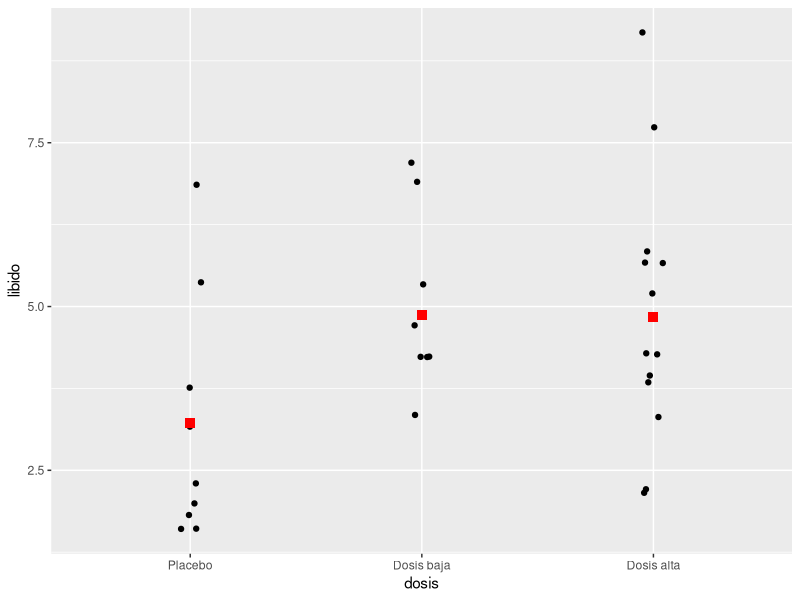
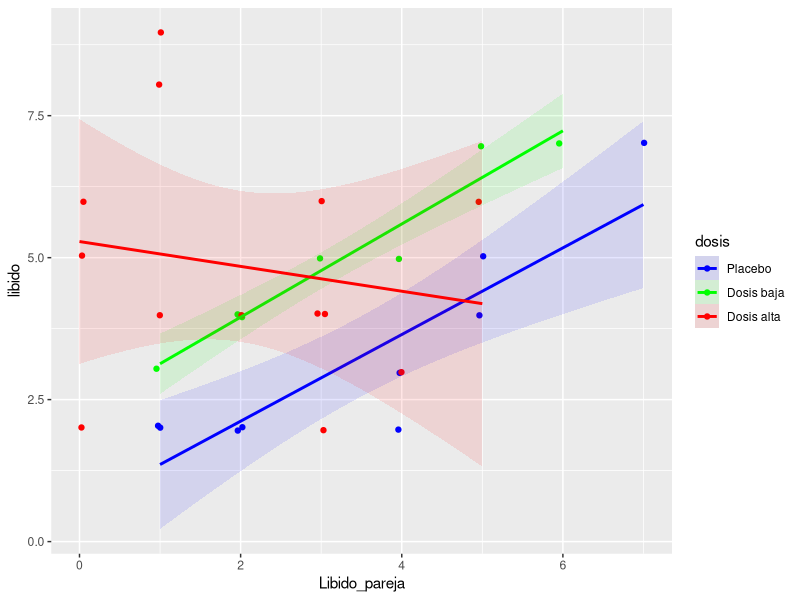
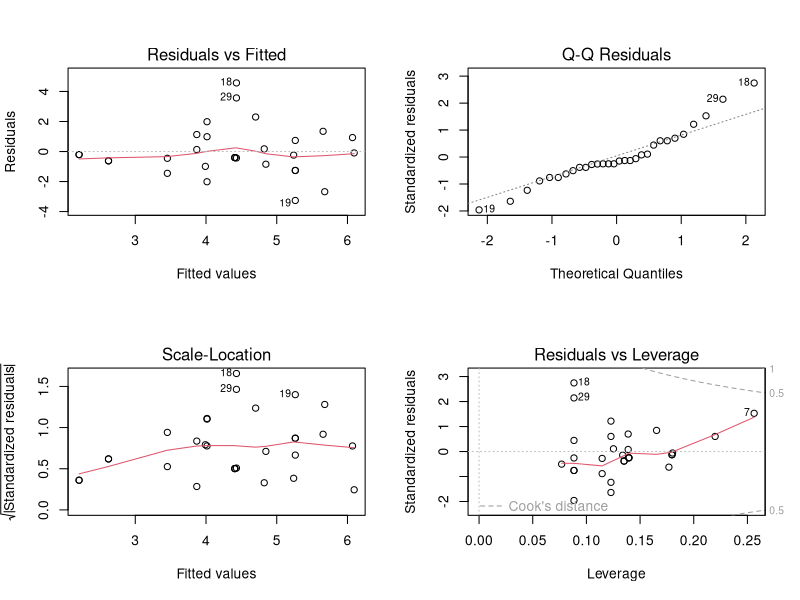
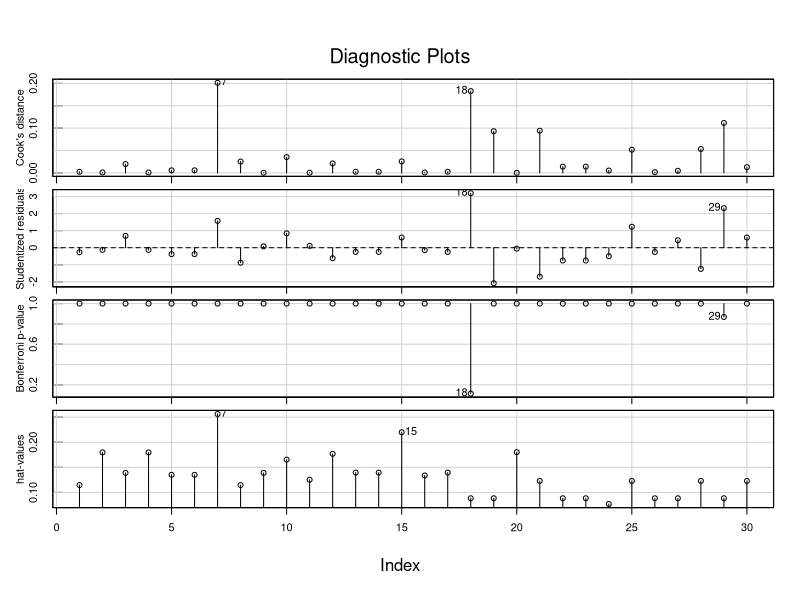
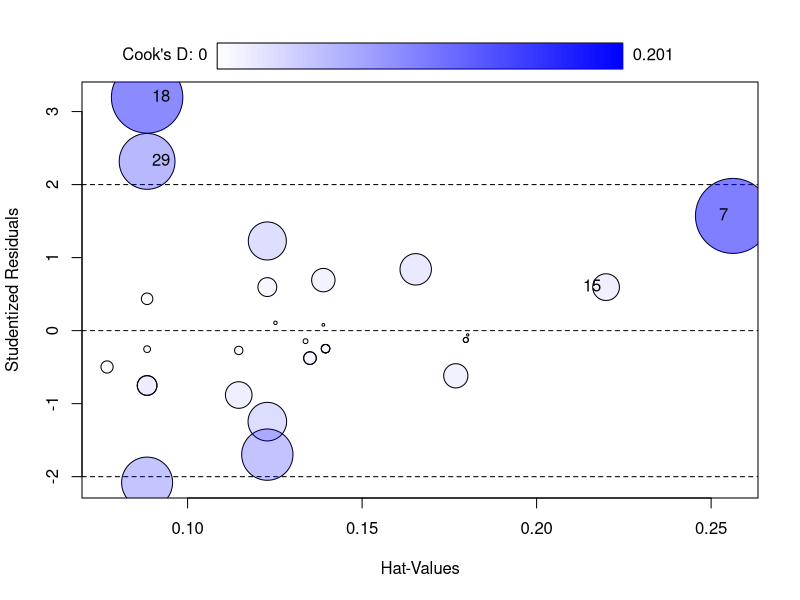
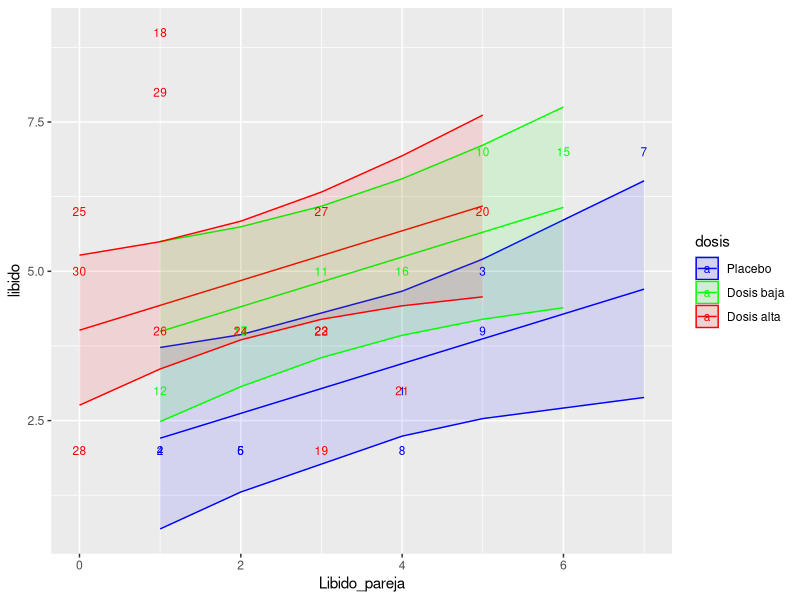

R code for these plots, in order:
## ---- chunk 1
knitr::opts_chunk$set(echo = TRUE)
## ---- chunk 2
viagra <- read.table("ViagraCovariate.dat", header = TRUE)
viagra$dosis <- factor(viagra$dosis, labels = c("Placebo", "Dosis baja", "Dosis alta"))
viagra
## ---- chunk 3
library(ggplot2)
g1 <- ggplot(viagra, aes(dosis, libido))
g1 + geom_jitter(width = 0.05) +
     stat_summary(fun.y = "mean", geom = "point", col = "red", shape = 15, size = 3)
## ---- chunk 4
m1 <- aov(libido ~ dosis, data = viagra)
anova(m1)
## ---- chunk 5
library(ggplot2)
g2 <- ggplot(viagra, aes(Libido_pareja, libido,  col = dosis))
g2 + geom_jitter(width = 0.05, height = 0.05) +
     geom_smooth(method = "lm", aes(fill = dosis), alpha = 0.1) +
     scale_color_manual(values = c("blue", "green", "red")) +
     scale_fill_manual(values = c("blue", "green", "red")) 
## ---- chunk 6
library(car)
m2 <- aov(libido ~ dosis + Libido_pareja, data = viagra)
Anova(m2)

m2l <- lm(libido ~ dosis + Libido_pareja, data = viagra)
summary(m2l)
## ---- chunk 7
op <- par(no.readonly = TRUE)
par(mfrow = c(2, 2))
plot(m2l)
par(op)
## ---- chunk 8
shapiro.test(residuals(m2l))
shapiro.test(rstandard(m2l))
shapiro.test(rstudent(m2l))
## ---- chunk 9
library(car)
library(lmtest)

bartlett.test(libido ~ dosis, data = viagra)

car::ncvTest(m2l)

lmtest::bptest(m2l, studentize = FALSE)

lmtest::bptest(m2l, studentize = TRUE)
## ---- chunk 10
library(car)
car::influenceIndexPlot(m2l)
## ---- chunk 11
library(car)
car::influencePlot(m2l)
## ---- chunk 12
viagra <- data.frame(viagra, predict(m2l, interval = "confidence"))
## ---- chunk 13
g3 <- ggplot(viagra, aes(Libido_pareja, libido, col = dosis, label = rownames(viagra)))
g3 + geom_line(aes(y = fit)) +
     geom_ribbon(aes(ymin = lwr, ymax = upr, fill = dosis), alpha = 0.1) +
     scale_color_manual(values = c("blue", "green", "red")) +
     scale_fill_manual(values = c("blue", "green", "red")) +
     geom_text(size = 3)
